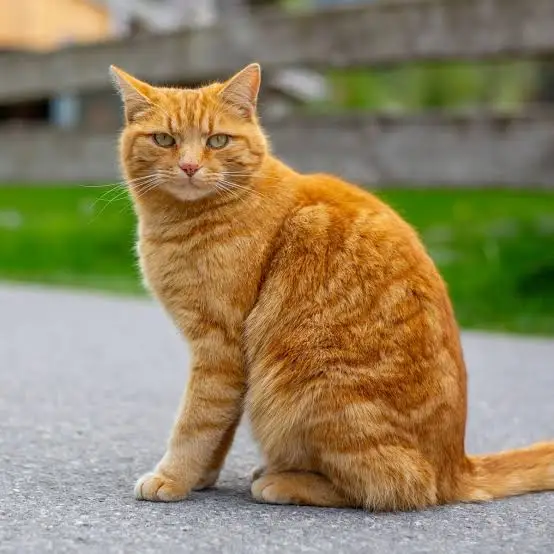
#> input picture img_input/gatito1.webp, 554 x 554 px
$ python main.py img_input/gatito1.webp   (older library calls are emulated)
#> lines starting #> are read from the running program, lines starting #| are printed output that depends on the picture
### io_imagenes.py
import cv2
import numpy as np
from io import BytesIO
from pathlib import Path

def read_image(source):
    """
    Lee una imagen desde una ruta (`str`/`Path`) o desde un objeto file-like
    (que implemente `read()`) y la devuelve como un array de OpenCV (BGR).

    Parámetros:
    - source: ruta a archivo de imagen (`str` o `Path`) o un objeto file-like.
    """
#> called with source = 'img_input/gatito1.webp'
    if isinstance(source, (str, Path)):
        with open(str(source), 'rb') as f:
            data = f.read()
    else:
        data = source.read()

    file_bytes = np.frombuffer(data, np.uint8)
    return cv2.imdecode(file_bytes, cv2.IMREAD_COLOR)
#> returned value is the input picture: shape (554, 554, 3); mean B, G, R 96.6, 131.4, 145.6

# [13 lines left out: function save_image, not called in this run]


def save_image(img, dest=None, ext='.png'):
    if dest is not None:
        dest_path = Path(dest)
        dest_path.parent.mkdir(parents=True, exist_ok=True)
        # cv2.imwrite espera BGR arrays; si la imagen es de un solo canal,
        # imwrite funciona igual.
        cv2.imwrite(str(dest_path), img)
        return str(dest_path)

    _, buffer = cv2.imencode(ext, img)
    return BytesIO(buffer)

### deteccion.py
import cv2
import numpy as np
import os
from io_imagenes import read_image


class diagnosticar_imagen:
    """Luego de un exhaustivo análisis llegamos a la conclusión de que la mejor estructura para llevar adelante este ejercicio, era modulariarlo en funciones.
    De esta forma, cada función se encarga de analizar un aspecto específico de la imagen (brillo, contraste, ruido, etc.) y acumula los resultados en listas de diagnósticos y sugerencias. Al final, se imprime un resumen completo con métricas cuantitativas y recomendaciones de corrección."""

    def __init__(self, ruta_imagen):
        """
        Analiza una imagen y prepara estructuras internas.
        """
        self.ruta_imagen = ruta_imagen
        self.img = read_image(self.ruta_imagen)
        if self.img is None:
            raise FileNotFoundError(f"No se pudo leer la imagen: {ruta_imagen}")
        self.img_rgb = cv2.cvtColor(self.img, cv2.COLOR_BGR2RGB)
        self.img_gris = cv2.cvtColor(self.img, cv2.COLOR_BGR2GRAY)
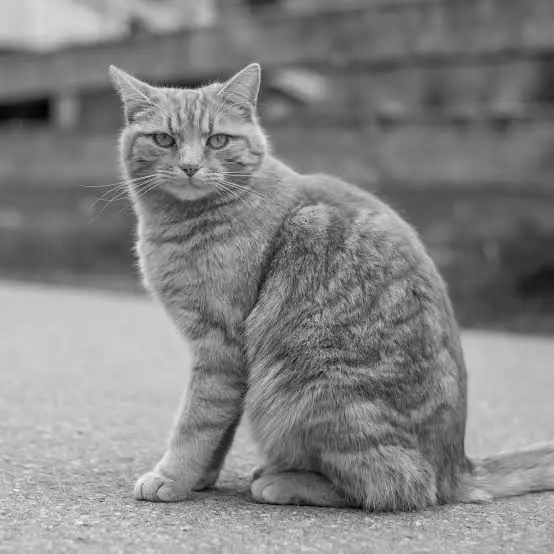
#> self.img_gris: shape (554, 554); min 1, max 253, mean 131.7
        self.img_hsv = cv2.cvtColor(self.img, cv2.COLOR_BGR2HSV)
#> self.img_hsv: shape (554, 554, 3); mean H, S, V 45.1, 102.7, 153.7
        self.diagnosticos = []
        self.sugerencias = []
        self.metricas = {}

        # Ejecutar análisis
        self.analizar_brillo()
        self.analizar_contraste()
        self.analizar_ruido()
        self.analizar_nitidez()
        self.analizar_saturacion()
        self.analizar_distribucion_tonal()
        self.analizar_zonas_saturadas()

    def analizar_brillo(self):
        # ─────────────────────────────────────────────
        # 1. BRILLO
        #    Promedio de píxeles en escala de grises.
        #    0 = negro total | 255 = blanco total
        #    Rango saludable: 85 – 170
        # ─────────────────────────────────────────────
        brillo = float(self.img_gris.mean())
#> brillo = 131.7
        self.metricas["brillo_promedio"] = round(brillo, 2)

        if brillo < 50:
            self.diagnosticos.append("🔴 Imagen MUY oscura (brillo crítico)")
            self.sugerencias.append("Aplicar corrección gamma agresiva o ecualización de histograma (cv2.equalizeHist)")
        elif brillo < 85:
            self.diagnosticos.append("🟡 Imagen subexpuesta (brillo bajo)")
            self.sugerencias.append("Aumentar brillo con cv2.convertScaleAbs(self.img, alpha=1.2, beta=30)")
        elif brillo > 200:
            self.diagnosticos.append("🔴 Imagen MUY sobreexpuesta (brillo crítico)")
            self.sugerencias.append("Reducir brillo con cv2.convertScaleAbs(self.img, alpha=0.7, beta=-30)")
        elif brillo > 170:
            self.diagnosticos.append("🟡 Imagen sobreexpuesta (brillo alto)")
            self.sugerencias.append("Reducir exposición con cv2.convertScaleAbs(self.img, alpha=0.85, beta=-15)")
        else:
            self.diagnosticos.append("✅ Brillo adecuado")

    def analizar_contraste(self):
        # ─────────────────────────────────────────────
        # 2. CONTRASTE
        #    Desviación estándar de los píxeles en grises.
        #    Bajo contraste = píxeles muy similares entre sí
        #    Rango saludable: 40 – 110
        # ─────────────────────────────────────────────
        contraste = float(self.img_gris.std())
#> contraste = 42.38
        self.metricas["contraste_std"] = round(contraste, 2)

        if contraste < 20:
            self.diagnosticos.append("🔴 Contraste muy bajo (imagen plana/gris)")
            self.sugerencias.append("Aplicar ecualización CLAHE: clahe = cv2.createCLAHE(clipLimit=3.0); clahe.apply(self.img_gris)")
        elif contraste < 40:
            self.diagnosticos.append("🟡 Contraste bajo")
            self.sugerencias.append("Mejorar contraste con cv2.convertScaleAbs(self.img, alpha=1.5, beta=0)")
        elif contraste > 110:
            self.diagnosticos.append("🟡 Contraste muy alto (puede perder detalle en sombras/luces)")
            self.sugerencias.append("Aplicar compresión tonal o reducir alpha en convertScaleAbs")
        else:
            self.diagnosticos.append("✅ Contraste adecuado")

    def analizar_ruido(self):
        # ─────────────────────────────────────────────
        # 3. RUIDO (Variación de alta frecuencia)
        #    Se detecta con el Laplaciano: mide bordes abruptos.
        #    Si la varianza es MUY alta en zonas uniformes → ruido
        #    Umbral orientativo: varianza > 800 en zona lisa = ruido
        # ─────────────────────────────────────────────
        laplaciano    = cv2.Laplacian(self.img_gris, cv2.CV_64F)
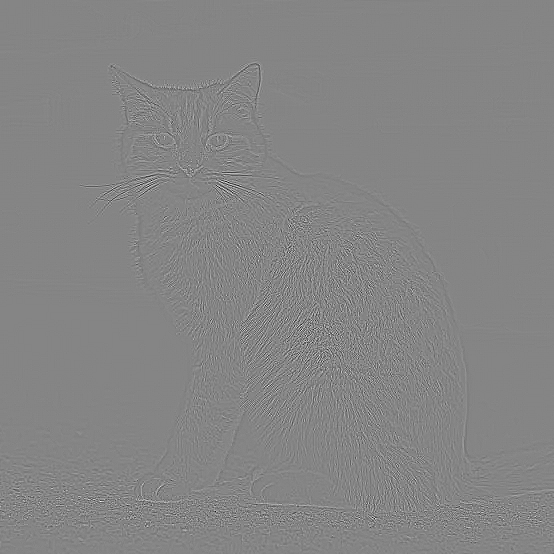
#> laplaciano: shape (554, 554) float64; min -313, max 287, mean 0; drawn with min black and max white
        var_laplaciano = laplaciano.var()
#> var_laplaciano = 578.5
        # Guardar varianza también en el objeto para uso en otros métodos
        self.var_laplaciano = float(var_laplaciano)
#> self.var_laplaciano = 578.5
        self.metricas["varianza_laplaciano"] = round(self.var_laplaciano, 2)

        # Estimación de ruido en zona plana (centro pequeño de la imagen)
        h, w = self.img_gris.shape
        zona_plana = self.img_gris[h//2 - 20 : h//2 + 20, w//2 - 20 : w//2 + 20]
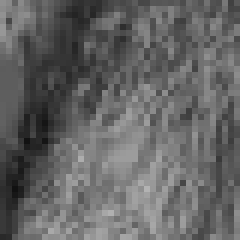
#> zona_plana: shape (40, 40) (shown 6 times larger); min 17, max 179, mean 100.1
        ruido_estimado = float(zona_plana.std())
#> ruido_estimado = 31.41
        self.metricas["ruido_estimado_zona_central"] = round(ruido_estimado, 2)

        if ruido_estimado > 25:
            self.diagnosticos.append("🔴 Ruido alto detectado (variación fuerte en zonas uniformes)")
            self.sugerencias.append("Aplicar filtro Gaussiano: cv2.GaussianBlur(self.img, (5,5), 0)")
            self.sugerencias.append("O filtro bilateral para preservar bordes: cv2.bilateralFilter(self.img, 9, 75, 75)")
        elif ruido_estimado > 12:
            self.diagnosticos.append("🟡 Ruido moderado")
            self.sugerencias.append("Aplicar suavizado leve: cv2.GaussianBlur(self.img, (3,3), 0)")
        else:
            self.diagnosticos.append("✅ Nivel de ruido aceptable")

    def analizar_nitidez(self):
        # ─────────────────────────────────────────────
        # 4. DESENFOQUE (Nitidez)
        #    El Laplaciano también mide nitidez:
        #    varianza BAJA → imagen desenfocada (pocos bordes)
        #    varianza ALTA → imagen nítida (muchos bordes)
        #    Umbral orientativo: < 100 = desenfocada
        # ─────────────────────────────────────────────
        self.metricas["nitidez_varianza"] = round(float(self.var_laplaciano), 2)

        if self.var_laplaciano < 50:
            self.diagnosticos.append("🔴 Imagen muy desenfocada (pérdida severa de nitidez)")
            self.sugerencias.append("Aplicar enfoque: kernel = np.array([[-1,-1,-1],[-1,9,-1],[-1,-1,-1]]); cv2.filter2D(self.img,-1,kernel)")
        elif self.var_laplaciano < 100:
            self.diagnosticos.append("🟡 Imagen ligeramente desenfocada")
            self.sugerencias.append("Aplicar Unsharp Mask o cv2.addWeighted para realzar bordes")
        else:
            self.diagnosticos.append("✅ Nitidez adecuada")

    def analizar_saturacion(self):
        # ─────────────────────────────────────────────
        # 5. SATURACIÓN DE COLOR
        #    Canal S del espacio HSV (0 = gris, 255 = color puro)
        #    Rango saludable: 60 – 180
        # ─────────────────────────────────────────────
        saturacion = float(self.img_hsv[:, :, 1].mean())
#> saturacion = 102.7
        self.metricas["saturacion_promedio"] = round(saturacion, 2)

        if saturacion < 20:
            self.diagnosticos.append("🟡 Imagen desaturada (casi en escala de grises)")
            self.sugerencias.append("Aumentar saturación en HSV: img_hsv[:,:,1] = cv2.add(img_hsv[:,:,1], 60)")
        elif saturacion > 200:
            self.diagnosticos.append("🟡 Saturación excesiva (colores artificiales)")
            self.sugerencias.append("Reducir saturación para naturalidad")
        else:
            self.diagnosticos.append("✅ Saturación de color adecuada")

    def analizar_distribucion_tonal(self):
        # ─────────────────────────────────────────────
        # 6. DISTRIBUCIÓN TONAL (Histograma)
        #    ¿Los píxeles están concentrados en sombras, medios tonos o luces?
        #    Se divide el rango 0-255 en tres zonas iguales
        # ─────────────────────────────────────────────
        hist = cv2.calcHist([self.img_gris], [0], None, [256], [0, 256]).flatten()
#> hist = 256 values, max 4518 at index 202, min 0 at index 0, mean 1198.9
        total = hist.sum()
#> total = 306916

        pct_sombras    = hist[:85].sum()  / total * 100   # píxeles oscuros
#> pct_sombras = 11.43
        pct_medios     = hist[85:170].sum() / total * 100  # medios tonos
#> pct_medios = 62.85
        pct_luces      = hist[170:].sum() / total * 100    # píxeles claros
#> pct_luces = 25.71

        self.metricas["distribucion_tonal"] = {
            "sombras_%": round(pct_sombras, 1),
            "medios_%":  round(pct_medios, 1),
            "luces_%":   round(pct_luces, 1)
        }

        if pct_sombras > 70:
            self.diagnosticos.append("🟡 Histograma cargado en sombras (imagen muy oscura en la mayoría)")
            self.sugerencias.append("Ecualizar histograma: cv2.equalizeHist(self.img_gris)")
        elif pct_luces > 70:
            self.diagnosticos.append("🟡 Histograma cargado en luces (sobreexposición generalizada)")
            self.sugerencias.append("Aplicar corrección gamma < 1: img_corr = np.power(img/255, 1.5) * 255")
        elif pct_medios > 60:
            self.diagnosticos.append("✅ Distribución tonal balanceada (mayoría en medios tonos)")
        else:
            self.diagnosticos.append("✅ Distribución tonal variada")

    def analizar_zonas_saturadas(self):
        # ─────────────────────────────────────────────
        # 7. ZONAS SATURADAS (recorte de histograma)
        #    Píxeles en 0 (negro puro) o 255 (blanco puro) indican
        #    pérdida irreversible de información (clipping)
        # ─────────────────────────────────────────────
        pct_negros  = float((self.img_gris == 0).sum())   / self.img_gris.size * 100
#> pct_negros = 0
        pct_blancos = float((self.img_gris == 255).sum()) / self.img_gris.size * 100
#> pct_blancos = 0
        self.metricas["clipping_negros_%"]  = round(pct_negros, 2)
        self.metricas["clipping_blancos_%"] = round(pct_blancos, 2)

        if pct_negros > 5:
            self.diagnosticos.append(f"🟡 {pct_negros:.1f}% de píxeles completamente negros (pérdida en sombras)")
            self.sugerencias.append("Zona irreversible: solo se puede estimar con inpainting")
        if pct_blancos > 5:
            self.diagnosticos.append(f"🟡 {pct_blancos:.1f}% de píxeles completamente blancos (pérdida en luces)")
            self.sugerencias.append("Reducir exposición en captura o aplicar tone mapping")

    def resumen(self):
        # ─────────────────────────────────────────────
        # RESUMEN IMPRESO
        # ─────────────────────────────────────────────
        print("=" * 55)
        print("   DIAGNÓSTICO DE IMAGEN")
        print("=" * 55)
        print(f"  Archivo : {self.ruta_imagen}")
        print(f"  Tamaño  : {self.img_gris.shape[1]} x {self.img_gris.shape[0]} px\n")
#|   Tamaño  : 554 x 554 px

        print("── MÉTRICAS ──────────────────────────────────────────")
        print(f"  Brillo promedio      : {self.metricas['brillo_promedio']} / 255")
#|   Brillo promedio      : 131.68 / 255
        print(f"  Contraste (std)      : {self.metricas['contraste_std']}")
#|   Contraste (std)      : 42.38
        print(f"  Nitidez (var. lap.)  : {self.metricas['nitidez_varianza']}")
#|   Nitidez (var. lap.)  : 578.5
        print(f"  Ruido zona central   : {self.metricas['ruido_estimado_zona_central']}")
#|   Ruido zona central   : 31.41
        print(f"  Saturación promedio  : {self.metricas['saturacion_promedio']} / 255")
#|   Saturación promedio  : 102.69 / 255
        dist = self.metricas['distribucion_tonal']
#> dist = {'sombras_%': 11.4, 'medios_%': 62.9, 'luces_%': 25.7}
        print(f"  Distribución tonal   : sombras {dist['sombras_%']}% | "
            f"medios {dist['medios_%']}% | luces {dist['luces_%']}%")
#|   Distribución tonal   : sombras 11.4% | medios 62.9% | luces 25.7%
        print(f"  Clipping negro/blanco: {self.metricas['clipping_negros_%']}% / {self.metricas['clipping_blancos_%']}%")
#|   Clipping negro/blanco: 0.0% / 0.0%

        print("\n── DIAGNÓSTICO ───────────────────────────────────────")
        for d in self.diagnosticos:
            print(f"  {d}")

        print("\n── SUGERENCIAS DE CORRECCIÓN ─────────────────────────")
        for i, s in enumerate(self.sugerencias, 1):
            print(f"  {i}. {s}")

        print("=" * 55)

        return {"metricas": self.metricas, "diagnosticos": self.diagnosticos, "sugerencias": self.sugerencias}

# ── USO ──────────────────────────────────────────────────
# [4 lines that do not run on import are left out]
    # `resumen` ya imprime en pantalla; `resultado` contiene el dict

### filtros.py
import cv2
from pathlib import Path
from io_imagenes import read_image, save_image
from rembg import remove
from PIL import Image, ImageEnhance

# [73 lines left out: functions filtro_bilateral, mejorar_contraste, filtro_gaussiano, not called in this run]

def to_grayscale(file):
    """
    Convierte a escala de grises la imagen recibida.
    """
    # Resolver ruta de entrada si se pasa solo nombre
    input_path = None
    if isinstance(file, (str, Path)):
        p = Path(file)
        if p.exists():
            input_path = p
        else:
            candidate = Path('img_input') / p
            if candidate.exists():
                input_path = candidate

    img = read_image(input_path or file)
    gray = cv2.cvtColor(img, cv2.COLOR_BGR2GRAY)

    # Si tenemos ruta de entrada, escribir en img_output
    if input_path is not None:
        out_dir = Path('img_output')
        out_dir.mkdir(parents=True, exist_ok=True)
        out_path = out_dir / f"{input_path.stem}_gray.png"
        return save_image(gray, dest=out_path)

    return save_image(gray)

# [86 lines left out: functions detect_edges, aplicar_blur, remove_background, not called in this run]

### main.py
import argparse
from filtros import to_grayscale, detect_edges, aplicar_blur, remove_background,filtro_gaussiano, mejorar_contraste, filtro_bilateral
from deteccion import diagnosticar_imagen

if __name__ == "__main__":

    """
    # Módulo principal de programa
    ## Este módulo se encarga de:
    - leer los argumentos enviados por línea de comandos;
    - cargar la imageb indicada por el usuario;
    - ejecutar las dintintas técnicas/funciones de procesamiento de imágenes;
    - guardar los resultados intermedios y finales;

    ## Para pasar los argumentos por línea de comandos:
    obligarorio: ruta de la/s imagen/es a procesar
    opcional: umbrales para técnicas de segmentación, etc.

    ## Ejemplo de uso:
    ## python main.py imagen.jpg --kernel 5 --umbral1 100 --umbral2 200
    """
    parser = argparse.ArgumentParser(description="Argumentos para procesamiento de imágenes")

    parser.add_argument("imagen", help="Ruta de la imagen a procesar")
    parser.add_argument("--kernel", type=int, default=5, help="Tamaño del kernel gaussiano")
    parser.add_argument("--umbral1", type=int, default=100, help="Primer umbral para detección de bordes")
    parser.add_argument("--umbral2", type=int, default=200, help="Segundo umbral para detección de bordes")

    args = parser.parse_args()
    args.imagen = args.imagen.strip('"')  # Eliminar comillas si las hay
    print(f"ruta de imagen: {args.imagen}")

    # Decidimos realizar un análisis diagnóstico previo para determinar qué técnicas es la más conveniente aplicar; sin embargo, dejarle la decisión final al usuario.
    diag = diagnosticar_imagen(args.imagen)
    resultado = diag.resumen()
#> resultado = 3 items

    try:
        opc = int(input("Seleccione la técnica a aplicar:\n1) Escala de grises\n2) Detección de bordes\n3) Desenfoque Alto\n4) Eliminar fondo\n5) Filtro Gaussiano (Desenfoque leve)\n6) Mejorar Contraste\n7) Filtro Bilateral\nOpción: "))
#> the answer given: 1
        if opc == 1:
            resultado = to_grayscale(args.imagen)
#> resultado = 'img_output/gatito1_gray.png'
            print(f"Imagen en escala de grises guardada en: {resultado}")
#| Imagen en escala de grises guardada en: img_output/gatito1_gray.png
        elif opc == 2:
            resultado = detect_edges(args.imagen)
            print(f"Imagen con bordes detectados guardada en: {resultado}")
        elif opc == 3:
            resultado = aplicar_blur(args.imagen, args.kernel)
            print(f"Imagen suavizada guardada en: {resultado}")
        elif opc == 4:
            resultado = remove_background(args.imagen)
            print(f"Imagen sin fondo guardada en: {resultado}")
        elif opc == 5:
            resultado = filtro_gaussiano(args.imagen, args.kernel)
            print(f"Imagen con filtro gaussiano aplicada guardada en: {resultado}")
        elif opc == 6:
            resultado = mejorar_contraste(args.imagen)
            print(f"Imagen con contraste mejorado guardada en: {resultado}")
        elif opc == 7:
            resultado = filtro_bilateral(args.imagen, args.kernel)
            print(f"Imagen con filtro bilateral aplicado guardada en: {resultado}")
    except ValueError:
        print("Opción no válida. Por favor, ingrese un número del 1 al 7.")
        exit(1)

        """En la práctica nos dimos cuenta que la función de diagnóstico nos sugería algunas mejoras o sugerencias de tecnicas que no teniamos implementadas previamente, como por ej. el contraste. Por lo tanto, decidimos agregar la función de mejora de contraste y dejarle la decisión final al usuario sobre qué técnica aplicar, aunque el diagnóstico le sugiera alguna en particular."""


"""
Pasos:
1) obtener o subir 1 o varias imagenes
2) aplicar tecnicas
3) guardar resultados intermedios y finales
4) por cli

Mejoras a implementar:
- poder combinar las distintas tecnicas (por ejemplo, aplicar filtro gaussiano y luego detección de bordes)
- agregar más técnicas de procesamiento de imágenes (por ejemplo, segmentación, detección de objetos, etc.)
"""

$ run again, on img_input/perrito3.jpg
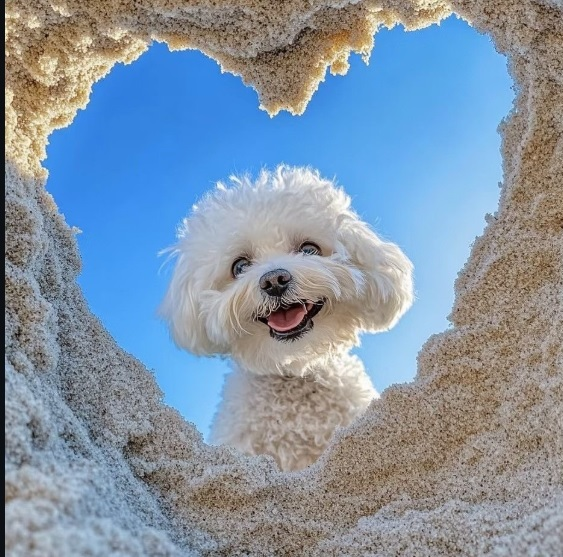
#> input picture img_input/perrito3.jpg, 563 x 557 px
#> in read_image, returned value is the input picture: shape (557, 563, 3); mean B, G, R 165.9, 148.4, 131.2
#> self.img_hsv: shape (557, 563, 3); mean H, S, V 68.4, 77.3, 178.5
#> brillo = 145.2
#> contraste = 34.17
#> in analizar_ruido, `laplaciano    = cv2.Laplacian(self.img_gris, cv2.CV_64F)`:
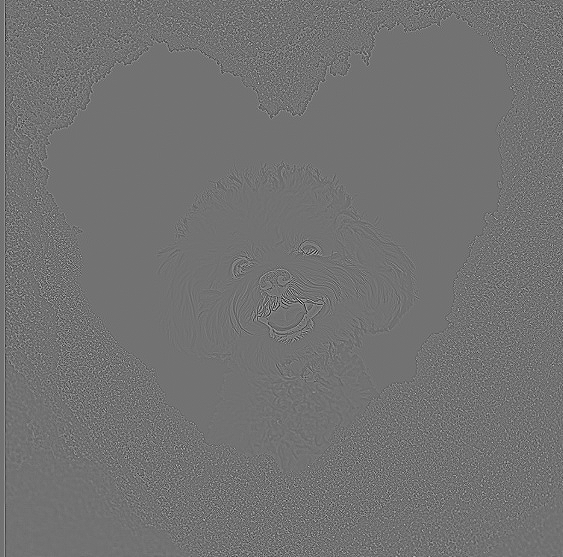
#> laplaciano: shape (557, 563) float64; min -405, max 496, mean 0; drawn with min black and max white
#> var_laplaciano = 2409.9
#> in analizar_ruido, `zona_plana = self.img_gris[h//2 - 20 : h//2 + 20, w//2 - 20 : w//2 + 20]`:
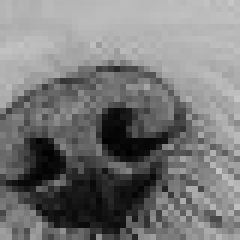
#> zona_plana: shape (40, 40) (shown 6 times larger); min 1, max 199, mean 120
#> ruido_estimado = 57.77
#> saturacion = 77.33
#> hist = 256 values, max 4976 at index 145, min 0 at index 0, mean 1225
#> total = 313591
#> pct_sombras = 4.01
#> pct_medios = 74.64
#> pct_luces = 21.35
#> pct_negros = 0
#> pct_blancos = 0.000957
#|   Tamaño  : 563 x 557 px
#|   Brillo promedio      : 145.23 / 255
#|   Contraste (std)      : 34.17
#|   Nitidez (var. lap.)  : 2409.88
#|   Ruido zona central   : 57.77
#|   Saturación promedio  : 77.33 / 255
#> dist = {'sombras_%': 4, 'medios_%': 74.6, 'luces_%': 21.4}
#|   Distribución tonal   : sombras 4.0% | medios 74.6% | luces 21.4%
#|   Clipping negro/blanco: 0.0% / 0.0%
#> `resultado = diag.resumen()`: resultado = 3 items
#> `resultado = to_grayscale(args.imagen)`: resultado = 'img_output/perrito3_gray.png'
#| Imagen en escala de grises guardada en: img_output/perrito3_gray.png
